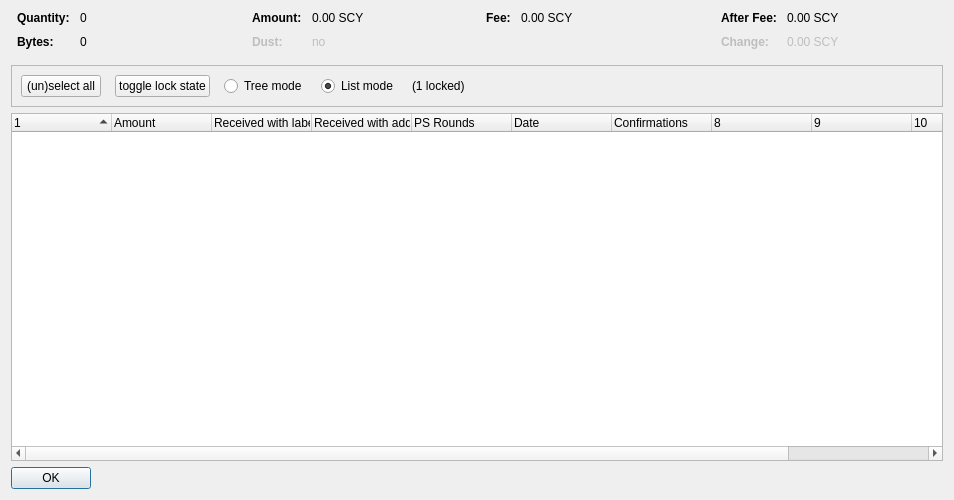
<?xml version="1.0" encoding="UTF-8"?>
<ui version="4.0">
 <class>CoinControlDialog</class>
 <widget class="QDialog" name="CoinControlDialog">
  <property name="geometry">
   <rect>
    <x>0</x>
    <y>0</y>
    <width>954</width>
    <height>500</height>
   </rect>
  </property>
  <property name="windowTitle">
   <string>Coin Selection</string>
  </property>
  <layout class="QVBoxLayout" name="verticalLayout">
   <item>
    <layout class="QHBoxLayout" name="horizontalLayoutTop" stretch="0,0,0,0">
     <property name="topMargin">
      <number>0</number>
     </property>
     <property name="bottomMargin">
      <number>10</number>
     </property>
     <item>
      <layout class="QFormLayout" name="formLayoutCoinControl1">
       <property name="horizontalSpacing">
        <number>10</number>
       </property>
       <property name="verticalSpacing">
        <number>10</number>
       </property>
       <property name="leftMargin">
        <number>6</number>
       </property>
       <property name="rightMargin">
        <number>6</number>
       </property>
       <item row="0" column="0">
        <widget class="QLabel" name="labelCoinControlQuantityText">
         <property name="font">
          <font>
           <weight>75</weight>
           <bold>true</bold>
          </font>
         </property>
         <property name="text">
          <string>Quantity:</string>
         </property>
        </widget>
       </item>
       <item row="0" column="1">
        <widget class="QLabel" name="labelCoinControlQuantity">
         <property name="cursor">
          <cursorShape>IBeamCursor</cursorShape>
         </property>
         <property name="contextMenuPolicy">
          <enum>Qt::ActionsContextMenu</enum>
         </property>
         <property name="text">
          <string notr="true">0</string>
         </property>
         <property name="textInteractionFlags">
          <set>Qt::LinksAccessibleByMouse|Qt::TextSelectableByKeyboard|Qt::TextSelectableByMouse</set>
         </property>
        </widget>
       </item>
       <item row="1" column="0">
        <widget class="QLabel" name="labelCoinControlBytesText">
         <property name="font">
          <font>
           <weight>75</weight>
           <bold>true</bold>
          </font>
         </property>
         <property name="text">
          <string>Bytes:</string>
         </property>
        </widget>
       </item>
       <item row="1" column="1">
        <widget class="QLabel" name="labelCoinControlBytes">
         <property name="cursor">
          <cursorShape>IBeamCursor</cursorShape>
         </property>
         <property name="contextMenuPolicy">
          <enum>Qt::ActionsContextMenu</enum>
         </property>
         <property name="text">
          <string notr="true">0</string>
         </property>
         <property name="textInteractionFlags">
          <set>Qt::LinksAccessibleByMouse|Qt::TextSelectableByKeyboard|Qt::TextSelectableByMouse</set>
         </property>
        </widget>
       </item>
      </layout>
     </item>
     <item>
      <layout class="QFormLayout" name="formLayoutCoinControl2">
       <property name="horizontalSpacing">
        <number>10</number>
       </property>
       <property name="verticalSpacing">
        <number>10</number>
       </property>
       <property name="leftMargin">
        <number>6</number>
       </property>
       <property name="rightMargin">
        <number>6</number>
       </property>
       <item row="0" column="0">
        <widget class="QLabel" name="labelCoinControlAmountText">
         <property name="font">
          <font>
           <weight>75</weight>
           <bold>true</bold>
          </font>
         </property>
         <property name="text">
          <string>Amount:</string>
         </property>
        </widget>
       </item>
       <item row="0" column="1">
        <widget class="QLabel" name="labelCoinControlAmount">
         <property name="cursor">
          <cursorShape>IBeamCursor</cursorShape>
         </property>
         <property name="contextMenuPolicy">
          <enum>Qt::ActionsContextMenu</enum>
         </property>
         <property name="text">
          <string notr="true">0.00 SCY</string>
         </property>
         <property name="textInteractionFlags">
          <set>Qt::LinksAccessibleByMouse|Qt::TextSelectableByKeyboard|Qt::TextSelectableByMouse</set>
         </property>
        </widget>
       </item>
       <item row="1" column="0">
        <widget class="QLabel" name="labelCoinControlLowOutputText">
         <property name="enabled">
          <bool>false</bool>
         </property>
         <property name="font">
          <font>
           <weight>75</weight>
           <bold>true</bold>
          </font>
         </property>
         <property name="text">
          <string>Dust:</string>
         </property>
        </widget>
       </item>
       <item row="1" column="1">
        <widget class="QLabel" name="labelCoinControlLowOutput">
         <property name="enabled">
          <bool>false</bool>
         </property>
         <property name="cursor">
          <cursorShape>IBeamCursor</cursorShape>
         </property>
         <property name="contextMenuPolicy">
          <enum>Qt::ActionsContextMenu</enum>
         </property>
         <property name="text">
          <string notr="true">no</string>
         </property>
         <property name="textInteractionFlags">
          <set>Qt::LinksAccessibleByMouse|Qt::TextSelectableByKeyboard|Qt::TextSelectableByMouse</set>
         </property>
        </widget>
       </item>
      </layout>
     </item>
     <item>
      <layout class="QFormLayout" name="formLayoutCoinControl3">
       <property name="horizontalSpacing">
        <number>10</number>
       </property>
       <property name="verticalSpacing">
        <number>10</number>
       </property>
       <property name="leftMargin">
        <number>6</number>
       </property>
       <property name="rightMargin">
        <number>6</number>
       </property>
       <item row="0" column="0">
        <widget class="QLabel" name="labelCoinControlFeeText">
         <property name="font">
          <font>
           <weight>75</weight>
           <bold>true</bold>
          </font>
         </property>
         <property name="text">
          <string>Fee:</string>
         </property>
        </widget>
       </item>
       <item row="0" column="1">
        <widget class="QLabel" name="labelCoinControlFee">
         <property name="cursor">
          <cursorShape>IBeamCursor</cursorShape>
         </property>
         <property name="contextMenuPolicy">
          <enum>Qt::ActionsContextMenu</enum>
         </property>
         <property name="text">
          <string notr="true">0.00 SCY</string>
         </property>
         <property name="textInteractionFlags">
          <set>Qt::LinksAccessibleByMouse|Qt::TextSelectableByKeyboard|Qt::TextSelectableByMouse</set>
         </property>
        </widget>
       </item>
      </layout>
     </item>
     <item>
      <layout class="QFormLayout" name="formLayoutCoinControl4">
       <property name="horizontalSpacing">
        <number>10</number>
       </property>
       <property name="verticalSpacing">
        <number>10</number>
       </property>
       <property name="leftMargin">
        <number>6</number>
       </property>
       <property name="rightMargin">
        <number>6</number>
       </property>
       <item row="0" column="0">
        <widget class="QLabel" name="labelCoinControlAfterFeeText">
         <property name="font">
          <font>
           <weight>75</weight>
           <bold>true</bold>
          </font>
         </property>
         <property name="text">
          <string>After Fee:</string>
         </property>
        </widget>
       </item>
       <item row="0" column="1">
        <widget class="QLabel" name="labelCoinControlAfterFee">
         <property name="cursor">
          <cursorShape>IBeamCursor</cursorShape>
         </property>
         <property name="contextMenuPolicy">
          <enum>Qt::ActionsContextMenu</enum>
         </property>
         <property name="text">
          <string notr="true">0.00 SCY</string>
         </property>
         <property name="textInteractionFlags">
          <set>Qt::LinksAccessibleByMouse|Qt::TextSelectableByKeyboard|Qt::TextSelectableByMouse</set>
         </property>
        </widget>
       </item>
       <item row="1" column="0">
        <widget class="QLabel" name="labelCoinControlChangeText">
         <property name="enabled">
          <bool>false</bool>
         </property>
         <property name="font">
          <font>
           <weight>75</weight>
           <bold>true</bold>
          </font>
         </property>
         <property name="text">
          <string>Change:</string>
         </property>
        </widget>
       </item>
       <item row="1" column="1">
        <widget class="QLabel" name="labelCoinControlChange">
         <property name="enabled">
          <bool>false</bool>
         </property>
         <property name="cursor">
          <cursorShape>IBeamCursor</cursorShape>
         </property>
         <property name="contextMenuPolicy">
          <enum>Qt::ActionsContextMenu</enum>
         </property>
         <property name="text">
          <string notr="true">0.00 SCY</string>
         </property>
         <property name="textInteractionFlags">
          <set>Qt::LinksAccessibleByMouse|Qt::TextSelectableByKeyboard|Qt::TextSelectableByMouse</set>
         </property>
        </widget>
       </item>
      </layout>
     </item>
    </layout>
   </item>
   <item>
    <widget class="QFrame" name="frame">
     <property name="minimumSize">
      <size>
       <width>0</width>
       <height>40</height>
      </size>
     </property>
     <property name="frameShape">
      <enum>QFrame::StyledPanel</enum>
     </property>
     <property name="frameShadow">
      <enum>QFrame::Sunken</enum>
     </property>
     <layout class="QHBoxLayout" name="horizontalLayout">
      <item>
       <layout class="QHBoxLayout" name="horizontalLayoutPanel" stretch="0,0,0,0,0,0">
        <property name="spacing">
         <number>14</number>
        </property>
        <item>
         <widget class="QPushButton" name="pushButtonSelectAll">
          <property name="sizePolicy">
           <sizepolicy hsizetype="Maximum" vsizetype="Fixed">
            <horstretch>0</horstretch>
            <verstretch>0</verstretch>
           </sizepolicy>
          </property>
          <property name="text">
           <string>(un)select all</string>
          </property>
          <property name="autoDefault">
           <bool>false</bool>
          </property>
         </widget>
        </item>
        <item>
         <widget class="QPushButton" name="pushButtonToggleLock">
          <property name="sizePolicy">
           <sizepolicy hsizetype="Maximum" vsizetype="Fixed">
            <horstretch>0</horstretch>
            <verstretch>0</verstretch>
           </sizepolicy>
          </property>
          <property name="text">
           <string>toggle lock state</string>
          </property>
          <property name="autoDefault">
           <bool>false</bool>
          </property>
         </widget>
        </item>
        <item>
         <widget class="QRadioButton" name="radioTreeMode">
          <property name="sizePolicy">
           <sizepolicy hsizetype="Maximum" vsizetype="Fixed">
            <horstretch>0</horstretch>
            <verstretch>0</verstretch>
           </sizepolicy>
          </property>
          <property name="text">
           <string>Tree mode</string>
          </property>
         </widget>
        </item>
        <item>
         <widget class="QRadioButton" name="radioListMode">
          <property name="sizePolicy">
           <sizepolicy hsizetype="Maximum" vsizetype="Fixed">
            <horstretch>0</horstretch>
            <verstretch>0</verstretch>
           </sizepolicy>
          </property>
          <property name="text">
           <string>List mode</string>
          </property>
          <property name="checked">
           <bool>true</bool>
          </property>
         </widget>
        </item>
        <item>
         <widget class="QLabel" name="labelLocked">
          <property name="text">
           <string>(1 locked)</string>
          </property>
         </widget>
        </item>
        <item>
         <spacer name="horizontalSpacer">
          <property name="orientation">
           <enum>Qt::Horizontal</enum>
          </property>
          <property name="sizeHint" stdset="0">
           <size>
            <width>40</width>
            <height>20</height>
           </size>
          </property>
         </spacer>
        </item>
       </layout>
      </item>
     </layout>
    </widget>
   </item>
   <item>
    <widget class="CoinControlTreeWidget" name="treeWidget">
     <property name="contextMenuPolicy">
      <enum>Qt::CustomContextMenu</enum>
     </property>
     <property name="sortingEnabled">
      <bool>false</bool>
     </property>
     <property name="columnCount">
      <number>11</number>
     </property>
     <attribute name="headerShowSortIndicator" stdset="0">
      <bool>true</bool>
     </attribute>
     <attribute name="headerStretchLastSection">
      <bool>false</bool>
     </attribute>
     <column>
      <property name="text">
       <string/>
      </property>
     </column>
     <column>
      <property name="text">
       <string>Amount</string>
      </property>
     </column>
     <column>
      <property name="text">
       <string>Received with label</string>
      </property>
     </column>
     <column>
      <property name="text">
       <string>Received with address</string>
      </property>
     </column>
     <column>
      <property name="text">
       <string>PS Rounds</string>
      </property>
     </column>
     <column>
      <property name="text">
       <string>Date</string>
      </property>
     </column>
     <column>
      <property name="text">
       <string>Confirmations</string>
      </property>
      <property name="toolTip">
       <string>Confirmed</string>
      </property>
     </column>
     <column>
      <property name="text">
       <string/>
      </property>
     </column>
     <column>
      <property name="text">
       <string/>
      </property>
     </column>
     <column>
      <property name="text">
       <string/>
      </property>
     </column>
     <column>
      <property name="text">
       <string/>
      </property>
     </column>
    </widget>
   </item>
   <item>
    <widget class="QDialogButtonBox" name="buttonBox">
     <property name="sizePolicy">
      <sizepolicy hsizetype="Maximum" vsizetype="Fixed">
       <horstretch>0</horstretch>
       <verstretch>0</verstretch>
      </sizepolicy>
     </property>
     <property name="orientation">
      <enum>Qt::Horizontal</enum>
     </property>
     <property name="standardButtons">
      <set>QDialogButtonBox::Ok</set>
     </property>
    </widget>
   </item>
  </layout>
 </widget>
 <customwidgets>
  <customwidget>
   <class>CoinControlTreeWidget</class>
   <extends>QTreeWidget</extends>
   <header>coincontroltreewidget.h</header>
  </customwidget>
 </customwidgets>
 <resources/>
 <connections/>
</ui>
